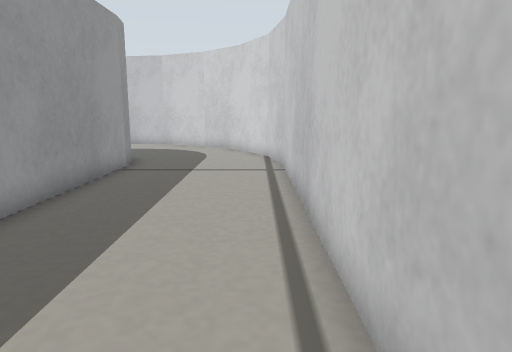
view 1 (above)

17 first-person views from a walk through a robot-simulator world made for Gazebo. The camera is 0.19 m above the floor, tilts 10° down and sees 70° across. The floor is counted in squares, 0.1 m on a side. Each view is taken from the middle of a square. On the plan, view 1 faces up. The plan holds only what a view shows up to about 18 squares ahead; the rest is blank. The place goes on beyond the plan. Robots are left out.

view 2
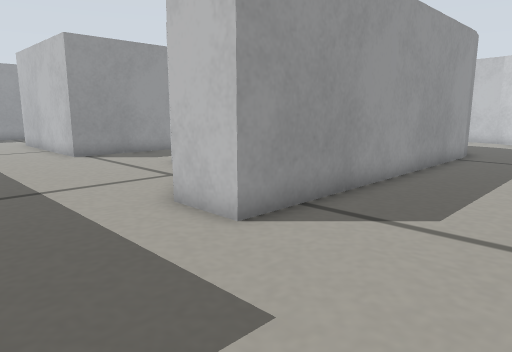

view 3
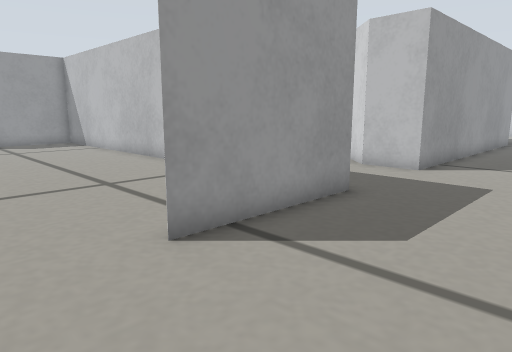

view 4
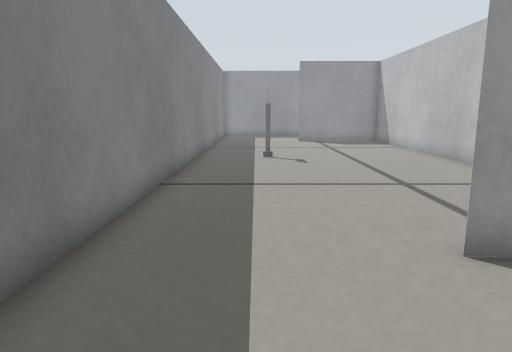

view 5
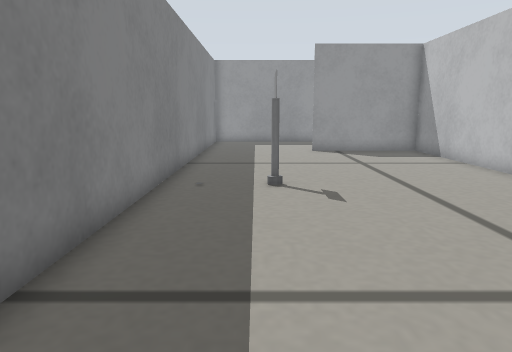

view 6
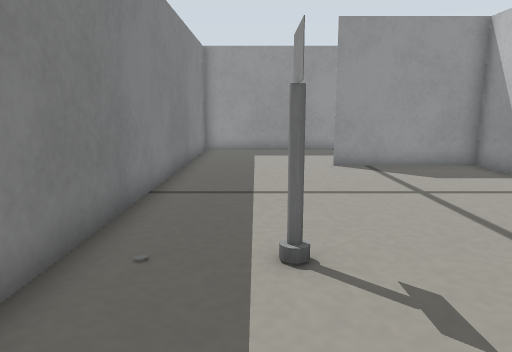

view 7
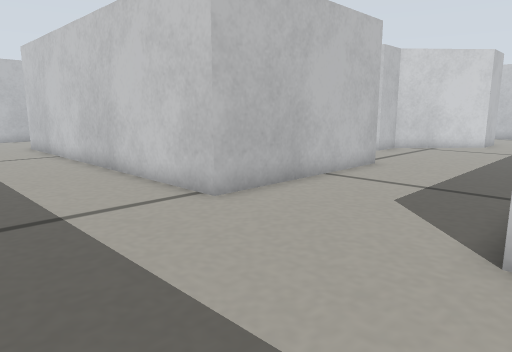

view 8
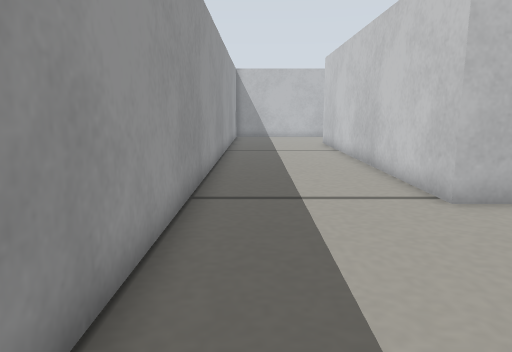

view 9
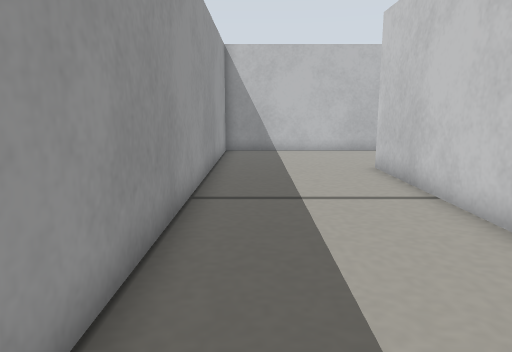

view 10
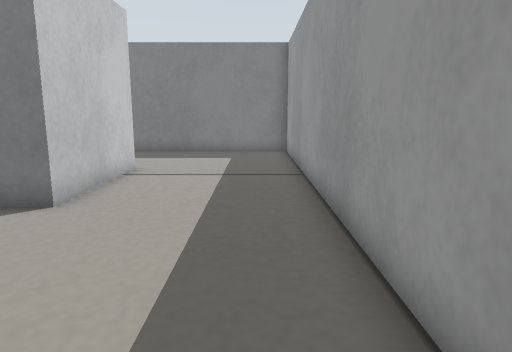

view 11
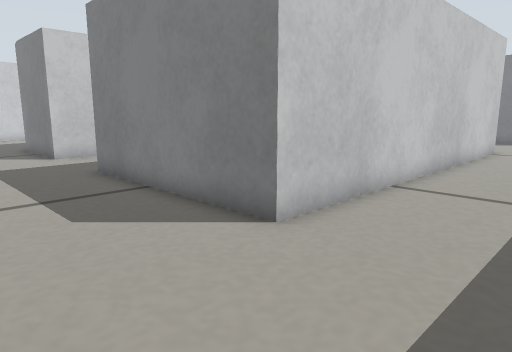

view 12
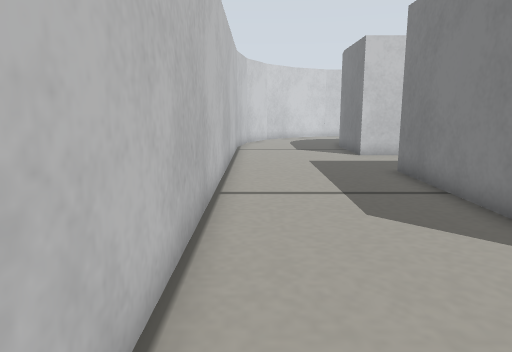

view 13
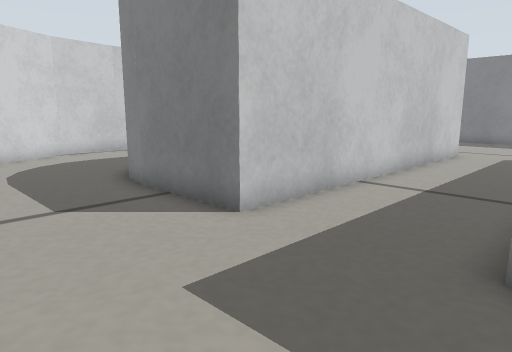

view 14
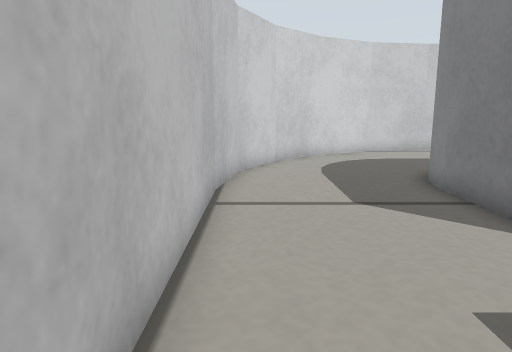

view 15
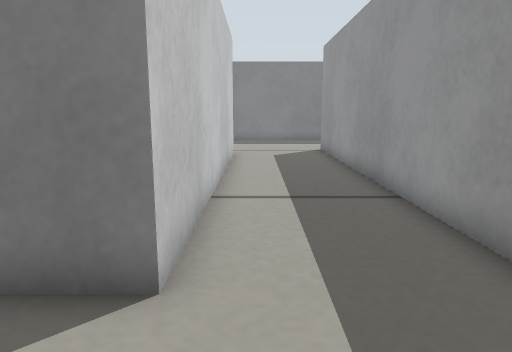

view 16
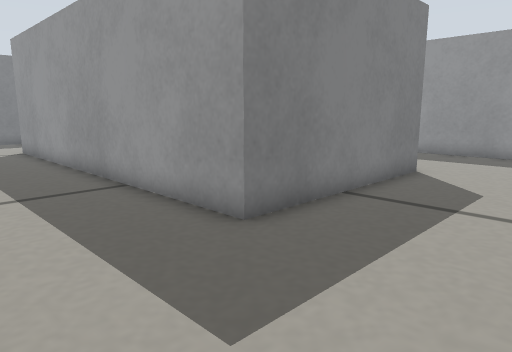

view 17
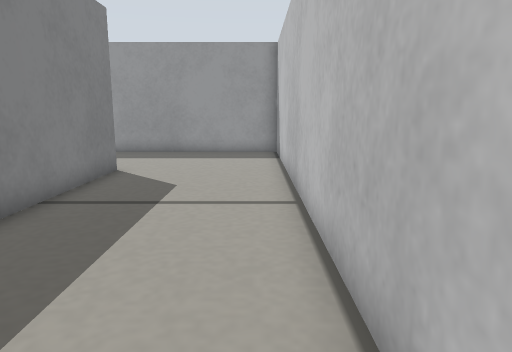

### Floor plan
Points are (right, up) in squares from view 1. A wall is a line through its corners. A room is listed if a view was taken in it or the views show most of it. See-through windows are left out.
Room 1 (views 1, 2, 3, 4, 5, 6, 7, 8, 9, 10, 11, 12, 13, 14, 15, 16, 17)
walls: (-16.3, 1.4) (-23.9, 1.4) (-23.9, 16.4) (-16.3, 16.4) (-16.3, 1.4); (-11.1, 3.4) (-12, 3.4) (-12, 16.4) (-8.1, 16.4); (-13, -4.2) (-23.9, -4.2) (-22.7, -4.2); (-23.9, -4.2) (-23.9, -9.3) (-23.9, -4.2); (-4.6, -4.1) (-4.6, -9.2); (-4.6, 12.9) (-4.6, 0.2) (-6.6, 0.2) (-7.7, 1.2); (-4.8, 14) (-4.6, 12.8); (-8.2, 16.4) (-7, 16.2); (1, 1.2) (1, 12.9); (1, 12.8) (0.5, 15.7) (-0.8, 18.2) (-2.8, 20.2) (-5.3, 21.5) (-8.2, 22); (-8.1, 22) (-29.5, 22) (-29.5, -14.6) (-3.5, -14.6)
objects: other object (-16, -11) to (-15, -11)

Positions as (right, up) in squares from view 1, and headings:
1: (0, 0), facing up
2: (0, -4), facing up-left
3: (0, -12), facing up-left
4: (0, -12), facing left
5: (-6, -12), facing left
6: (-11, -12), facing left
7: (-29, -5), facing up-right
8: (-28, -6), facing up
9: (-28, 4), facing up
10: (-28, 3), facing down
11: (-28, 21), facing down-right
12: (-28, 21), facing right
13: (-17, 21), facing down-right
14: (-17, 21), facing right
15: (-13, 20), facing down
16: (-12, 21), facing down-left
17: (-12, 21), facing left
